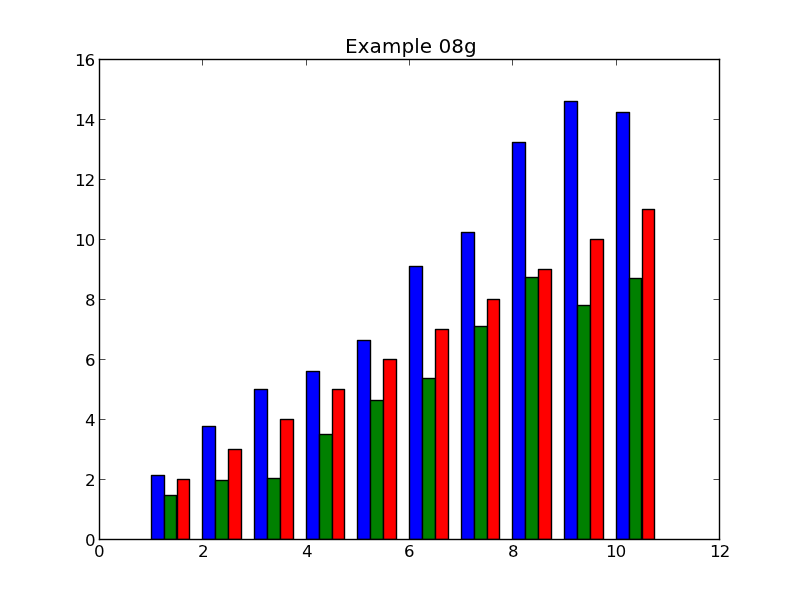

The script that saved this image:
import matplotlib.pyplot as pyplot
import plotdata

# Using Python lists for the x-values
x1 = plotdata.data08x
x2 = [ x + 0.25 for x in x1 ]
x3 = [ x + 0.50 for x in x1 ]

y1 = plotdata.data08y1
y2 = plotdata.data08y2
y3 = plotdata.data08y3

pyplot.bar(x1,y1, width=0.25, color='blue')
pyplot.bar(x2,y2, width=0.25, color='green')
pyplot.bar(x3,y3, width=0.25, color='red')

pyplot.title('Example 08g')
pyplot.savefig('example08g.png')
